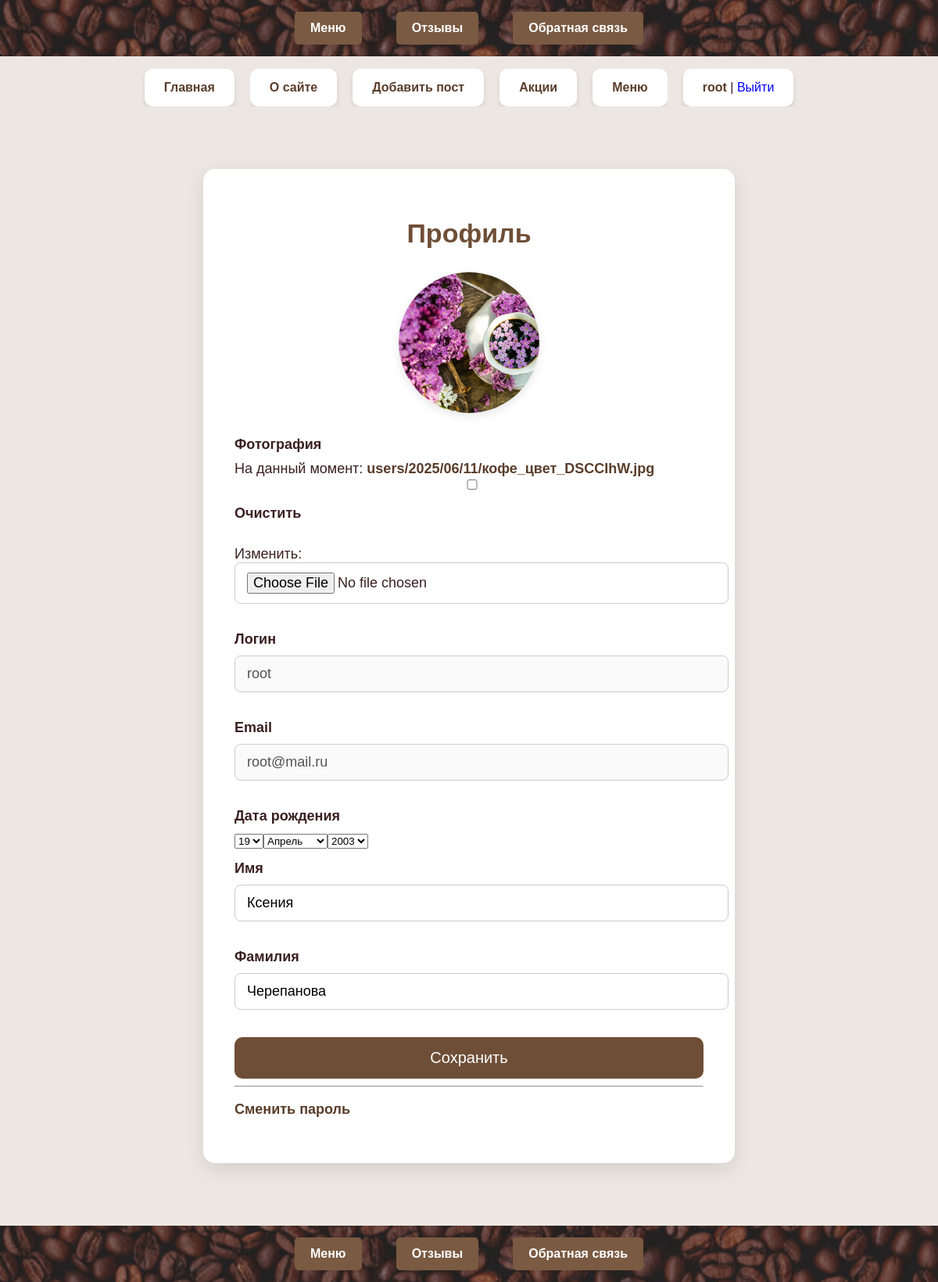
/users/profile/ (signed in), run on the app's committed database.
### users/models.py (models this page shows)
class User(AbstractUser):
 photo =models.ImageField(upload_to="users/%Y/%m/%d/",blank=True, null=True, verbose_name="Фотография")
 date_birth = models.DateTimeField(blank=True,null=True, verbose_name="Дата рождения")

### users/views.py (the view, shortened to what this page needs)
# urls.py: path('profile/', views.ProfileUser.as_view(), name='profile'),
class ProfileUser(LoginRequiredMixin, UpdateView):
 model = get_user_model()
 form_class = ProfileUserForm
 template_name = 'users/profile.html'
 extra_context = {'title': "Профиль пользователя"}
 def get_object(self, queryset=None):
  return self.request.user
 extra_context = {'title': "Профиль пользователя",
                  'default_image': settings.DEFAULT_USER_IMAGE}

### users/forms.py
class ProfileUserForm(forms.ModelForm):
    username = forms.CharField(disabled=True,
                               label='Логин', widget=forms.TextInput(attrs={'class':
                                                                                'form-input'}))
    email = forms.CharField(disabled=True, label='Email', widget=forms.TextInput(attrs={'class': 'forminput'}))
    this_year = datetime.date.today().year
    date_birth =forms.DateField(label='Дата рождения',widget=forms.SelectDateWidget(years=tuple(range(this_year - 100, this_year - 5))))
    class Meta:
        model = get_user_model()
        fields = ['photo', 'username', 'email',
          'date_birth', 'first_name', 'last_name']
        labels = {
            'first_name': 'Имя',
            'last_name': 'Фамилия',
        }
        widgets = {
            'first_name':
                forms.TextInput(attrs={'class': 'form-input'}),
            'last_name':
                forms.TextInput(attrs={'class': 'form-input'}),
        }

### menu/templatetags/menu_tags.py (called while the page is built)
@register.simple_tag()
def get_categories():
    return Category.objects.all()

### users/context_processors.py (called while the page is built)
def get_menu_context(request):
 return {'mainmenu': menu1}

### users/templates/users/profile.html (shortened to what this page needs)
{% extends 'base.html' %}
{% block content %}
<div class="profile-container">
    <h1>Профиль</h1>
    <form method="post" enctype="multipart/form-data">
        {% if user.photo %}
    <img src="{{ user.photo.url }}" alt="Аватар" class="profile-avatar">
{% else %}
    <img src="{{ default_image }}" alt="Аватар по умолчанию" class="profile-avatar">
{% endif %}
        {% for f in form %}
            <label for="{{ f.id_for_label }}">{{ f.label }}</label>
            {{ f }}
        {% endfor %}
        <button type="submit">Сохранить</button>
        <hr>
        <p ><a href="{% url 'users:password_change' %}">Сменить пароль</a></p>
    </form>
</div>
{% endblock %}

### templates/base.html (shortened to what this page needs)
<!DOCTYPE html>
{% load static %}
{% load menu_tags %}
{% get_categories as categories %}
<html>
<link type="text/css" href="{% static 'menu/css/styles.css' %}" rel="stylesheet"/>
<link type="text/css" rel="stylesheet" href="{% static 'users/css/styles.css' %}">
<head>
    {% include 'menu/includes/nav.html' %}
</head>
<body>
<ul>
    <li><a href="{% url 'home' %}">Главная</a></li>
    {% block mainmenu %}
    <div class="header">
        <ul id="mainmenu"
            class="mainmenu">
            {% for m in mainmenu %}
            {% if m.url_name != 'addpost' %}
            <li><a href="{% url m.url_name %}">{{ m.title }}</a></li>
            {% else %}
            {% if perms.menu.add_post %}
            <li><a href="{% url m.url_name %}">{{ m.title }}</a></li>
            {% endif %}
            {% endif %}
            {% endfor %}
        </ul>
    </div>
    {% endblock mainmenu %}
    {% if user.is_authenticated %}
    <li class="last"> <a href="{% url 'users:profile'%}">{{user.username}}</a>  |
    <form method="post" action="{% url 'users:logout' %}" style="display: inline;">
    <button type="submit" style="background: none; border: none; padding: 0; font: inherit; color: blue; cursor: pointer;">
        Выйти
    </button>
</form>
    </li>
    {% else %}
    <li class="last"><a href="{% url 'users:login'%}">Войти</a> | <a href="{% url 'users:register'%}">Регистрация</a></li>
    {% endif %}
</ul>
{% block content %}{% endblock %}
</body>
{% include 'menu/includes/nav.html' %}
</html>

### menu/static/menu/css/styles.css (style rules this page uses)
body { font-family: 'Arial', sans-serif; background-color: #ece7e2; color: #3a1f1f; margin: 0; padding: 0; }
h1, h2 { color: #4a2c2c; text-align: center; }
ul { list-style-type: none; padding: 0; display: flex; flex-wrap: wrap; justify-content: center; gap: 20px; overflow-x: hidden; }
li { background: #fff; padding: 15px 25px; border-radius: 10px; box-shadow: 0px 4px 6px rgba(0, 0, 0, 0.1); flex: 0 1 auto; text-align: center; }
a { color: #5a3d2b; text-decoration: none; font-weight: bold; }

### users/static/users/css/styles.css (style rules this page uses)
.profile-avatar { display: block; width: 180px; height: 180px; object-fit: cover; border-radius: 50%; margin: 0 auto 30px auto; box-shadow: 0 4px 12px rgba(0, 0, 0, 0.1); }
.profile-container { max-width: 600px; margin: 80px auto; padding: 40px; background-color: #fff; border-radius: 15px; box-shadow: 0 8px 25px rgba(0, 0, 0, 0.1); font-size: 18px; }
.profile-container h1 { text-align: center; margin-bottom: 30px; font-size: 34px; color: #6f4e37; }
.profile-container label { display: block; margin-bottom: 10px; font-weight: 600; }
.profile-container input { width: 100%; padding: 12px 15px; margin-bottom: 20px; border: 1px solid #ccc; border-radius: 8px; font-size: 18px; }
.profile-container button { width: 100%; padding: 15px; font-size: 20px; background-color: #6f4e37; color: white; border: none; border-radius: 10px; cursor: pointer; transition: background-color 0.3s ease; }

### data on the page
User: username "root", photo (picture), form "root" "root@mail.ru" "Ксения" "Черепанова"

### other printed values
{{ m.title }} "О сайте" "Добавить пост" "Акции" "Меню"
{{ f.label }} "Фотография" "Логин" "Email" "Дата рождения" "Имя" "Фамилия"
